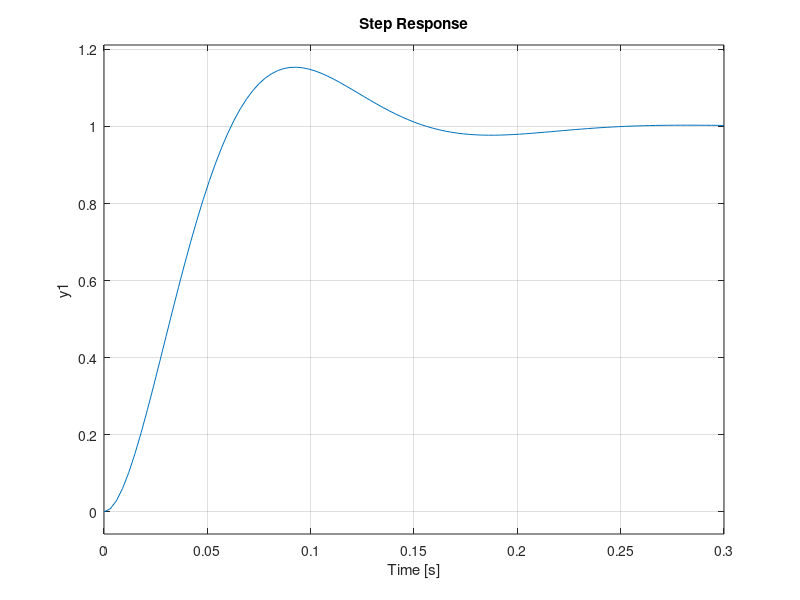

Write MATLAB code to recreate this figure.
clear; clf; clc; 
K = 40*36;
num = 100; den = poly([-100 -36 0]);
G = tf(num, den)
GK = K*G

pos = 20;
z = -log(pos/100)/sqrt(pi^2 + [-log(pos/100)]^2)
Tp = 0.1; %peak time
wn = pi/(Tp*sqrt(1-z^2));
wBW=wn*sqrt((1-2*z^2)+sqrt(4*z^4-4*z^2+2))

Pm = atan(2*z/(sqrt(-2*z^2+sqrt(1+4*z^4))))*(180/pi)
wpm = 0.8*wBW

[M,P] = bode(GK, wpm);
M
P

Pmown = -180-P
Pmreq = Pm+Pmown
zc = wpm/tand(Pmreq)

KPD = 1/zc
GPD=tf(KPD*[1 zc], 1)

T = feedback(GPD*GK, 1)
step(T)
%bode(GPD*GK, w)
